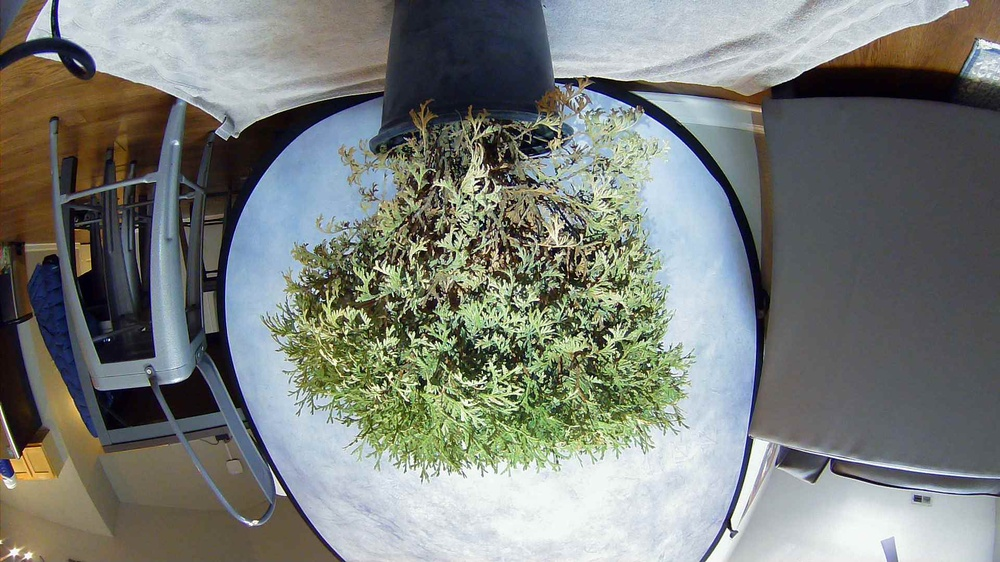
#> input picture experimental/python-notebooks/plant_detect/left_rot_1.jpg, 1000 x 562 px, shrunk from 1920 x 1080 before the run
$ jupyter execute plant_detect_excess_green.ipynb
#> lines starting #> are read from the running program, lines starting #| are printed output that depends on the picture
First import the image

[cell 1]
# Imports
from PIL import Image
import colorsys
import numpy as np
import matplotlib.pyplot as plt
from matplotlib import colormaps as cm

# Import the image
# img = Image.open("image324x324inside.jpg")
# img = Image.open("image324x324outside.jpg")
# img = Image.open("image_rot_1.JPG")
img = Image.open("left_rot_1.jpg")
#> img is the input picture: PIL image 1000x562 RGB; mean R, G, B 122.9, 127, 122.4
img = img.rotate(180)
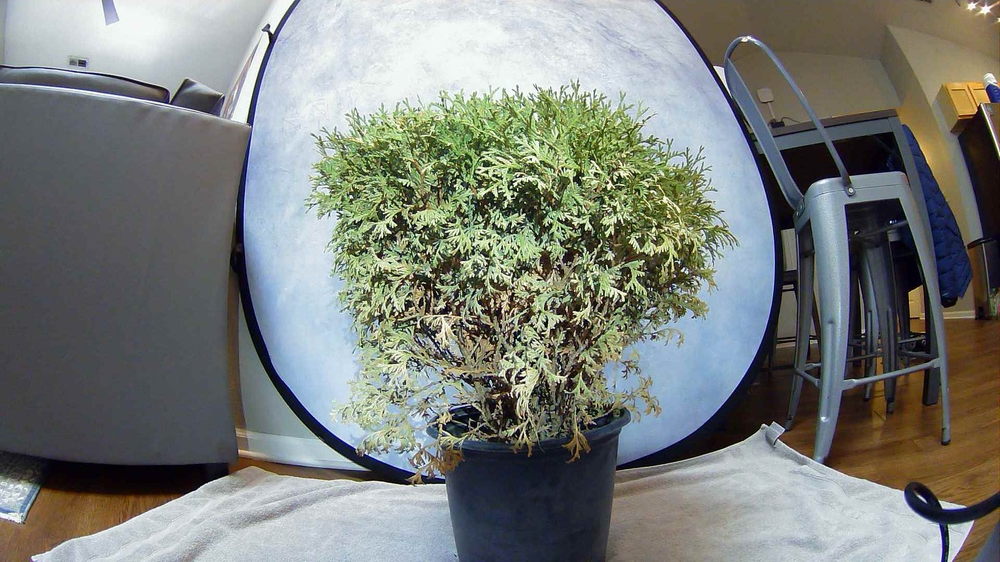
#> img: PIL image 1000x562 RGB; mean R, G, B 122.9, 127, 122.4

# img.show()

Now we calculate the excess green and make a map

[cell 2]
#values to tweak: lowest & highest hue, lowest sat, contour "levels" arg,

cmap = cm.get_cmap('plasma')

map = np.zeros((img.width, img.height))

reference_hue = 100 #green = 120, yellow = 60

lowest_hue = -75
lowest_hue = np.deg2rad(lowest_hue)
highest_hue = 50
highest_hue = np.deg2rad(highest_hue)

lowest_sat = .25 #best: ~.25
lowest_val = 0 # filtering by value is likely ineffective, but I included anyway

for x in range(img.width):
    for y in range(img.height):
        r, g, b = img.getpixel((x, y))
        h, s, v = colorsys.rgb_to_hsv(r,g,b)
        h = h * 360 - reference_hue
        h = np.deg2rad(h)

        if(lowest_hue < h < highest_hue):
            excess_green = np.cos(h)
        else:
            excess_green = 0
        if(s < lowest_sat or v < lowest_val):
            excess_green = 0


        map[x, y] = excess_green
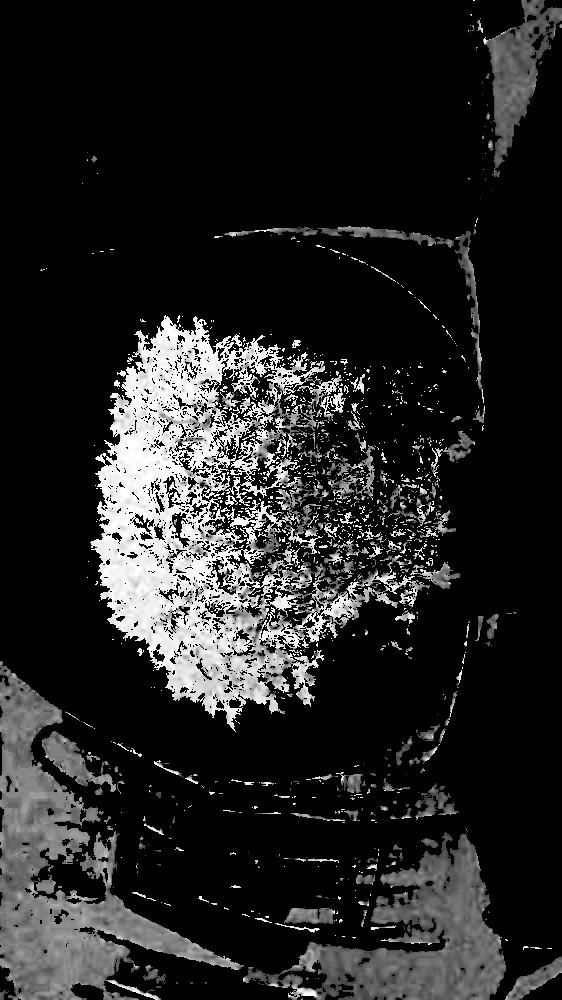
#> map: shape (1000, 562) float64; min 0, max 1, mean 0.14

# Normalize and reorient
map = map/np.max(map)
map = map.T
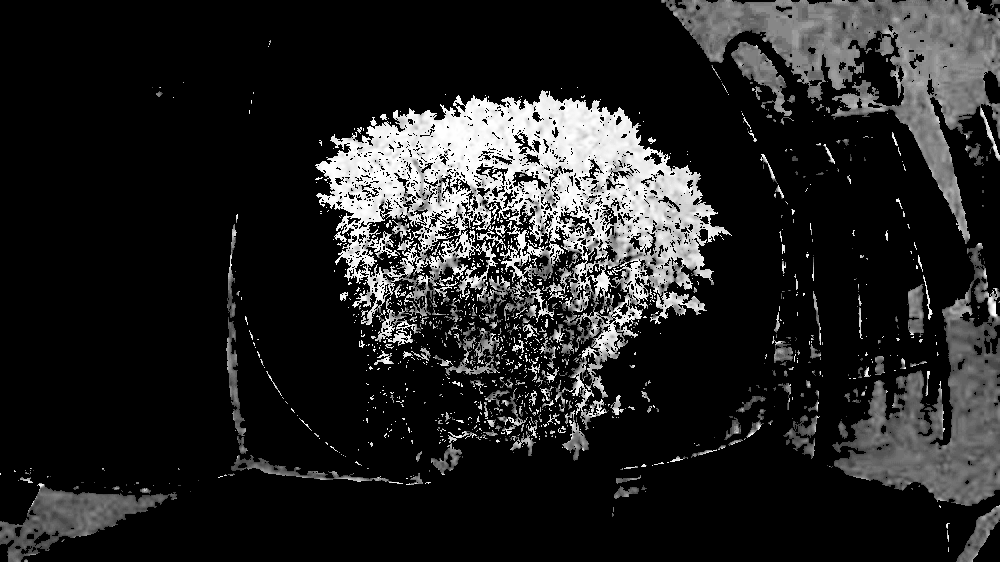
#> map: shape (562, 1000) float64; min 0, max 1, mean 0.14

# Filter low values
threshold = 0.2
map[map < threshold] = 0

# Show map
map_colored = (cmap(map)[:, :, :3]*255).astype(np.uint8)
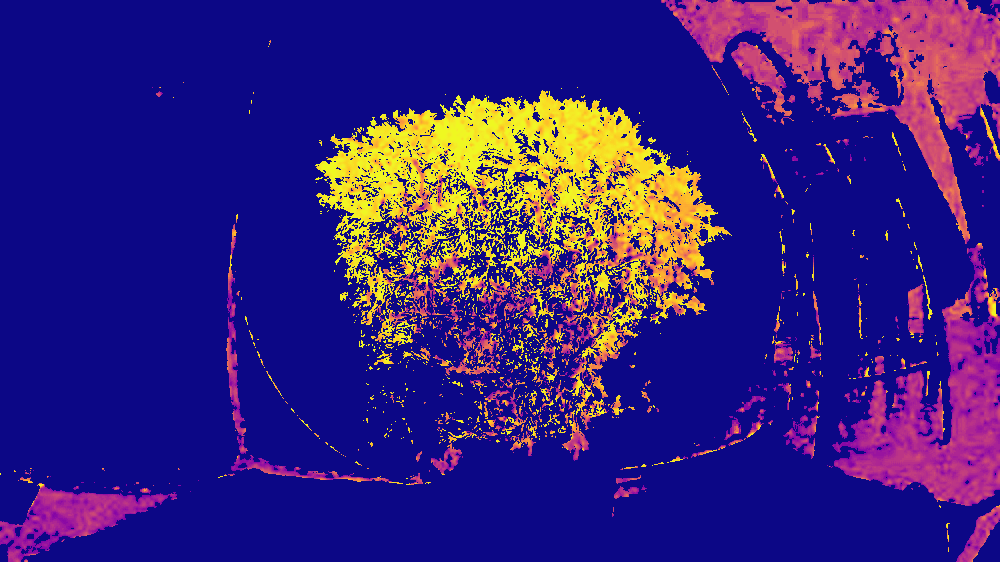
#> map_colored: shape (562, 1000, 3); mean of channels 0, 1, 2 55.3, 32.3, 124.9; drawn as R, G, B
map_img = Image.fromarray(map_colored, 'RGB')
map_img.show()

# create contour "outline"
contour = plt.contour(map, levels=[.2], origin='image') #best: levels=[.2]
paths = contour.get_paths()
#> paths = 1 item
path = paths[0]

plt.figure()

points = []
ops = []
for vertices, code in path.iter_segments():
    points.append(vertices)
    ops.append(code)
#> this loop made 60915 passes
#> (vertices, code) on passes 1 to 3: ([667.9, 561.5], 1), ([668.5, 560.9], 2), ([669.1, 561.5], 2)
#> after the loop, ops = 60915 items; points = 60915 items

points = np.array(points)
#> points = 60915 pairs, first value 0.5 to 999.5, second value 0.5 to 561.5
ops = np.array(ops)

length = 0
max_length = 0
start_index = 0
i = 0

for vertices, code in path.iter_segments():
    length = length + 1

    if code == 1:
        index = i

    if code == 79: # CLOSEPOLY = np.uint8(79)
        length = 0
    if length > max_length:
        max_length = length
        start_index = index

    i = i + 1
#> this loop made 60915 passes
#> (vertices, code, start_index) on passes 1 to 12: ([667.9, 561.5], 1, 0), ([668.5, 560.9], 2, 0), ([669.1, 561.5], 2, 0), ([674.9, 561.5], 1, 3), ([674.9, 560.5], 2, 3), ([674.9, 559.5], 2, 3), ([675.5, 558.8], 2, 3), ([675.8, 558.5], 2, 3), ([675.5, 558.2], 2, 3), ([674.9, 557.5], 2, 3), ([675.5, 556.9], 2, 3), ([675.9, 556.5], 2, 3)
#> start_index on passes 61 to 66: 48, 48, 48, 48, 48, 48
#> after the loop, i = 60915; max_length = 7986; start_index = 6862
print("Max Length: %d",max_length)
#| Max Length: %d 7986
print("Start Index: %d",start_index)
#| Start Index: %d 6862
print("Total Length: %d",i-1)
#| Total Length: %d 60914

outline = points[start_index:start_index + max_length]
#> outline = 7986 pairs, first value 314.7 to 732.3, second value 131.8 to 472.3
plt.plot(outline[:, 0], outline[:, 1],color='black')
plt.fill(outline[:, 0], outline[:, 1],facecolor='black')

# Show map over original image
map = map.T
for x in range(img.width):
    for y in range(img.height):
        if map[x, y] >= threshold:
            r, g, b = map_img.getpixel((x, y))
            img.putpixel((x, y), (r, g, b))
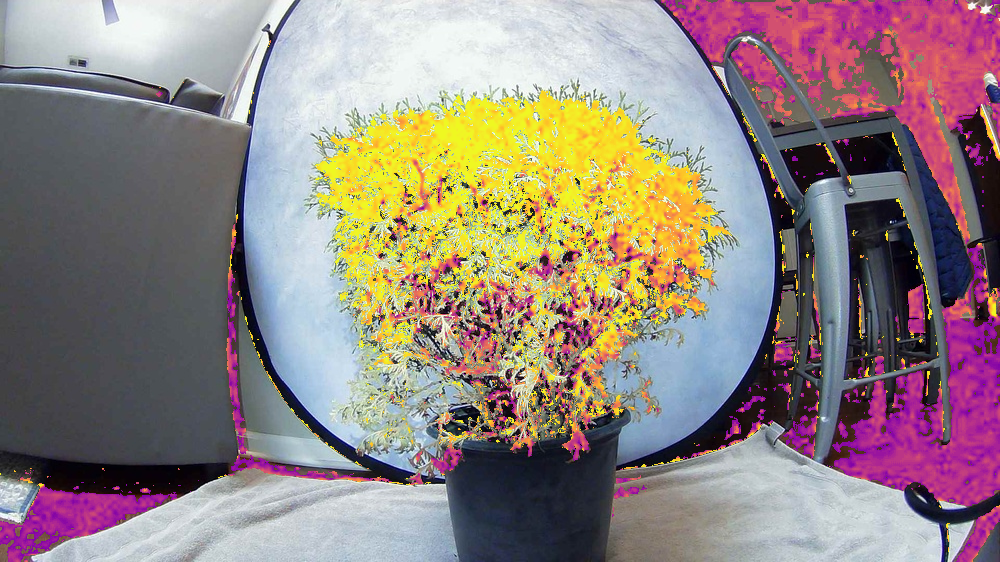
#> img: PIL image 1000x562 RGB; mean R, G, B 146.3, 132.2, 128.7

#img.show()
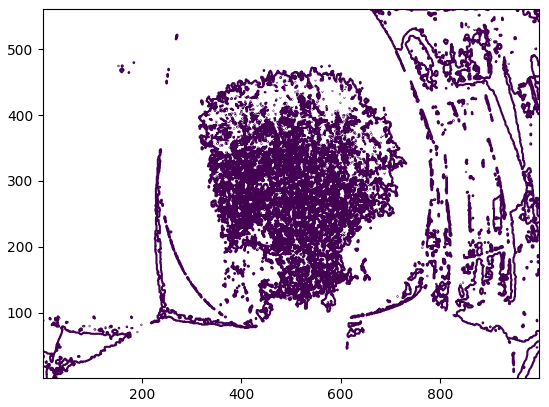
#> figure drawn by matplotlib, 1 panel
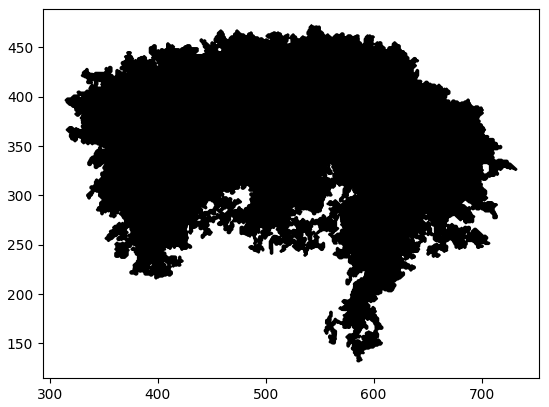
#> figure drawn by matplotlib, 1 panel

$ run again, with experimental/python-notebooks/plant_detect/image324x324inside.jpg copied over experimental/python-notebooks/plant_detect/left_rot_1.jpg
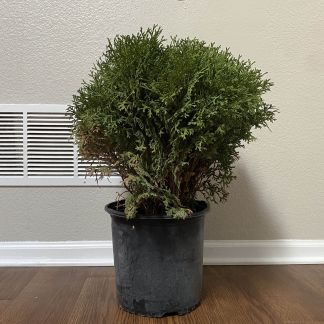
#> input picture experimental/python-notebooks/plant_detect/image324x324inside.jpg, 324 x 324 px
#> img is the input picture: PIL image 324x324 RGB; mean R, G, B 132.2, 127.3, 112.9
#> `map_colored = (cmap(map)[:, :, :3]*255).astype(np.uint8)`:
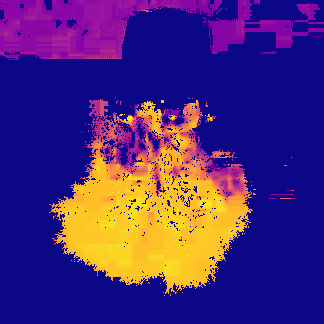
#> map_colored: shape (324, 324, 3); mean of channels 0, 1, 2 75.7, 43, 120.1; drawn as R, G, B
#> paths = 1 item
#> the loop `for vertices, code in path.iter_segments():` made 9928 passes
#> (vertices, code) on passes 1 to 3: ([43.8, 323.5], 1), ([43.8, 322.5], 2), ([43.8, 321.5], 2)
#> after the loop `for vertices, code in path.iter_segments():`: ops = 9928 values, max 79 at index 1092, min 1 at index 0, mean 6.68; points = 9928 pairs, first value 0.5 to 323.5, second value 27.77 to 323.5
#> the loop `for vertices, code in path.iter_segments():` made 9928 passes
#> (vertices, code, start_index) on passes 1 to 8: ([43.8, 323.5], 1, 0), ([43.8, 322.5], 2, 0), ([43.8, 321.5], 2, 0), ([44.5, 320.8], 2, 0), ([44.8, 320.5], 2, 0), ([44.73, 319.5], 2, 0), ([45.5, 318.7], 2, 0), ([45.73, 318.5], 2, 0)
#> after the loop `for vertices, code in path.iter_segments():`: i = 9928; max_length = 2276; start_index = 1908
#| Max Length: %d 2276
#| Start Index: %d 1908
#| Total Length: %d 9927
#> outline = 2276 pairs, first value 48.83 to 253.2, second value 29.74 to 225.1
#> `[cell 2] #values to tweak: lowest & highest hue, lowest sat, contour "..`:
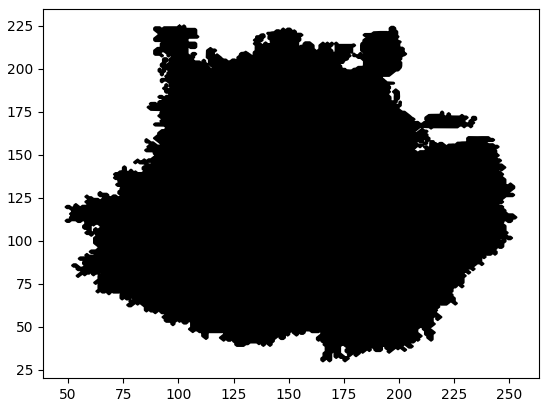
#> figure drawn by matplotlib, 1 panel

$ run again, with experimental/python-notebooks/plant_detect/image324x324outside.jpg copied over experimental/python-notebooks/plant_detect/left_rot_1.jpg
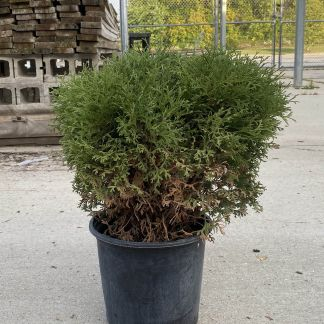
#> input picture experimental/python-notebooks/plant_detect/image324x324outside.jpg, 324 x 324 px
#> img is the input picture: PIL image 324x324 RGB; mean R, G, B 124.3, 123.8, 104.6
#> `map_colored = (cmap(map)[:, :, :3]*255).astype(np.uint8)`:
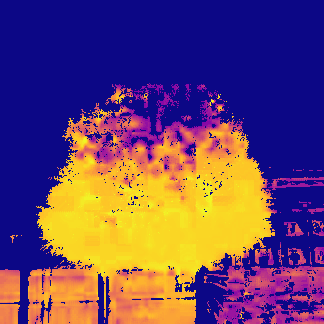
#> map_colored: shape (324, 324, 3); mean of channels 0, 1, 2 105.9, 69.5, 106.2; drawn as R, G, B
#> paths = 1 item
#> the loop `for vertices, code in path.iter_segments():` made 11699 passes
#> (vertices, code) on passes 1 to 3: ([323.5, 144], 1), ([322.5, 144], 2), ([321.5, 144], 2)
#> after the loop `for vertices, code in path.iter_segments():`: ops = 11699 values, max 79 at index 4075, min 1 at index 0, mean 6.06; points = 11699 pairs, first value 0.5 to 323.5, second value 0.5 to 240.8
#> the loop `for vertices, code in path.iter_segments():` made 11699 passes
#> (vertices, code, index) on pass 1: ([323.5, 144], 1, 0)
#> after the loop `for vertices, code in path.iter_segments():`: i = 11699; max_length = 4075; start_index = 4071
#| Max Length: %d 4075
#| Start Index: %d 4071
#| Total Length: %d 11698
#> outline = 4075 pairs, first value 47.9 to 321.9, second value 142.7 to 240.8
#> `[cell 2] #values to tweak: lowest & highest hue, lowest sat, contour "..`:
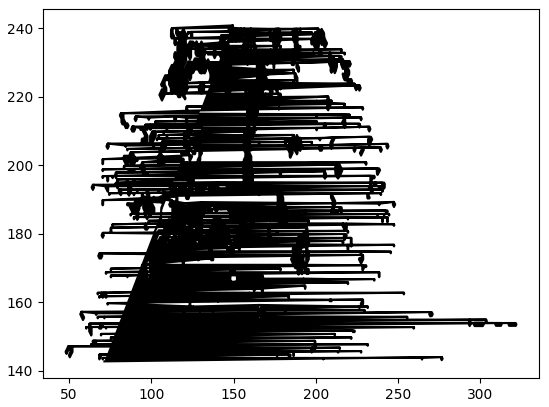
#> figure drawn by matplotlib, 1 panel
